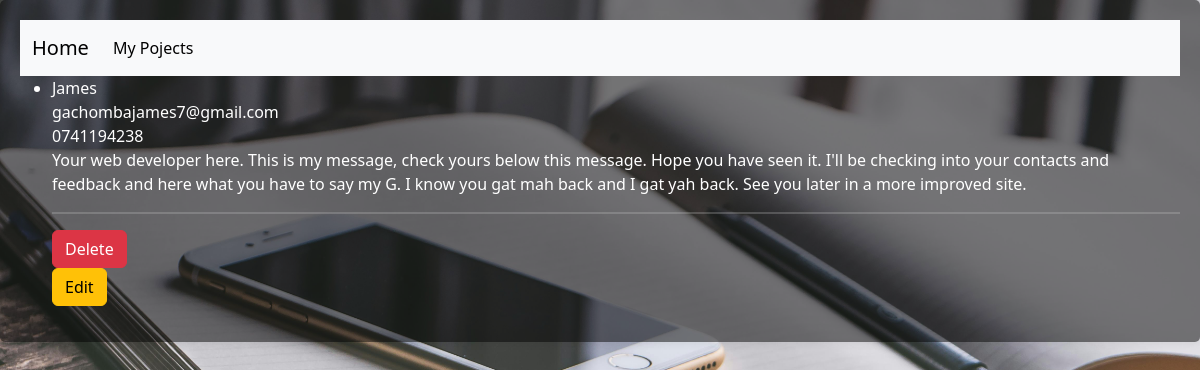
Screenshot of /contact/contacts_lister with the database file from the repository.
### my_self/models.py (models this page shows, shortened)
class Contacts(models.Model):
    name = models.CharField(max_length=50, null=False)
    email = models.EmailField(null=False)
    phone = models.CharField(max_length=15, null=False)
    message = models.TextField(null=False)

### my_self/views.py (the view)
# urls.py: path('contact/contacts_lister', views.contacts_lister, name='contacts_lister'), #on navigation to contact it takes you to fill in contacts.
def contacts_lister(request): #this one will display the contact lister and take all the ojects in the models
    contacts = Contacts.objects.all()
    return render(request, 'my_self/contacts_lister.html', {'contacts': contacts})

### my_self/templates/my_self/contacts_lister.html (shortened to what this page needs)
<!DOCTYPE html>
<html lang="en">
<head>
    {% load static %}
    <link href="https://cdn.jsdelivr.net/npm/bootstrap@5.3.3/dist/css/bootstrap.min.css" rel="stylesheet"
>
    <link rel="stylesheet" href="{% static 'stylesheet.css' %}">
</head>
<body>
<div class="container">
<div id="navbar">
        <nav class="navbar navbar-expand-lg bg-body-tertiary bg-custom">
  <div class="container-fluid">
    <a class="navbar-brand" href="{% url 'portfolio' %}">Home</a>
    <div class="collapse navbar-collapse" id="navbarNav">
      <ul class="navbar-nav">
        <li class="nav-item">
          <a class="nav-link active" aria-current="page" href="{% url 'my_projects' %}">My Pojects</a>
        </li>
      </ul>
    </div>
  </div>
</nav>
    </div>
<ul>
{% for contact in contacts%}
<li>
   {{ contact.name }}
    <br>
    {{ contact.email }}
    <br>
    {{ contact.phone }}
    <br>
    {{ contact.message }}
    <br>
    <hr>
    <a type="btn" class="btn btn-danger"
              href="{% url 'del_contact' contact.pk %}">Delete</a>
    <br>
    <a type="btn" class="btn btn-warning"
    href="{% url 'update_contact' contact.pk%}">Edit</a>
</li>
{%endfor%}
</ul>
</div>
</body>
</html>

### my_self/static/stylesheet.css (style rules this page uses)
.container { background-color: rgba(0, 0, 0, 0.5); padding: 20px; color: white; max-width: 1200px; border-radius: 5px; box-shadow: 0 0 10px rgba(0, 0, 0, 0.1); }
.navbar-brand, .nav-link { color: black !important; }
hr { border: 1px solid #ccc; }

### rows the page displays
Contacts: name "James", email "gachombajames7@gmail.com", phone "0741194238", message "Your web developer here. This is my message, check yours below this message. Hope you have seen it. I'll be checking into your contacts and feedback and here what you have to say my G. I know you gat mah back and I gat yah back. See you later in a more improved site."
